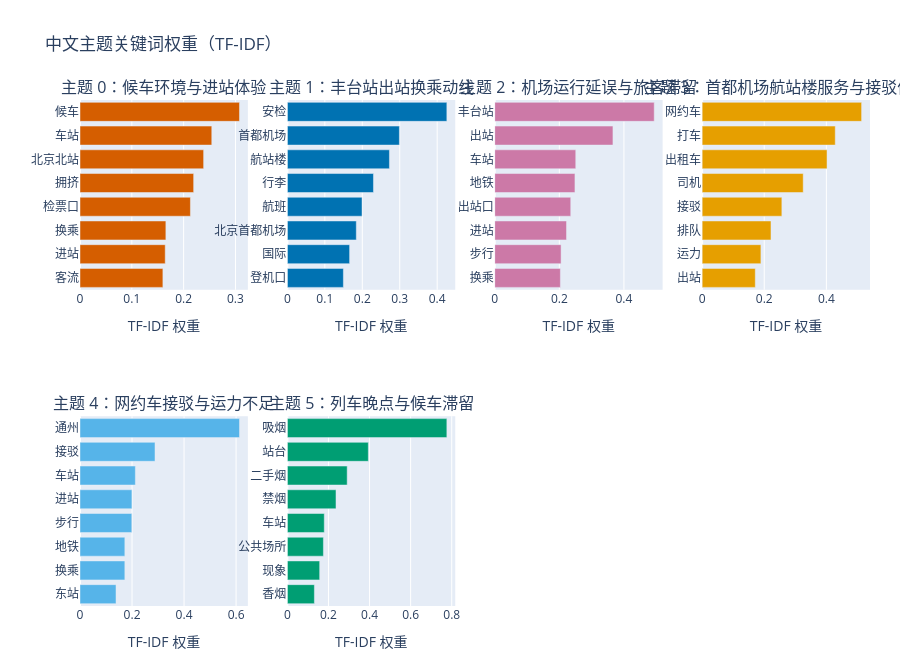

The cell this chart's notebook holds for it:
### Code cell
titles = [f"主题 {topic_id}：{topic_title(topic_id)}" for topic_id in topic_ids]
fig = make_subplots(rows=n_rows, cols=n_cols, subplot_titles=titles)

for index, (topic_id, row) in enumerate(zip(topic_ids, label_matrix.toarray())):
    add_topic_keyword_bar(fig, index, topic_id, row)

fig.update_layout(
    title="中文主题关键词权重（TF-IDF）",
    height=max(450, 330 * n_rows),
    margin={"l": 80, "r": 30, "t": 100, "b": 40},
)
fig.update_xaxes(title_text="TF-IDF 权重")
fig.show()

### Figure 1 — Plotly figure (JSON) as saved in the notebook; plotly's stock layout.template omitted (floating-point values rounded to 4 significant figures)
{"data": [{"marker": {"color": "#D55E00"}, "orientation": "h", "showlegend": false, "type": "bar", "x": [0.16, 0.1645, 0.1657, 0.2131, 0.2193, 0.2386, 0.2543, 0.3078], "xaxis": "x", "y": ["客流", "进站", "换乘", "检票口", "拥挤", "北京北站", "车站", "候车"], "yaxis": "y"}, {"marker": {"color": "#0072B2"}, "orientation": "h", "showlegend": false, "type": "bar", "x": [0.1495, 0.1661, 0.184, 0.1994, 0.2298, 0.2725, 0.2991, 0.4258], "xaxis": "x2", "y": ["登机口", "国际", "北京首都机场", "航班", "行李", "航站楼", "首都机场", "安检"], "yaxis": "y2"}, {"marker": {"color": "#CC79A7"}, "orientation": "h", "showlegend": false, "type": "bar", "x": [0.2032, 0.2054, 0.2222, 0.2353, 0.2484, 0.2509, 0.366, 0.4938], "xaxis": "x3", "y": ["换乘", "步行", "进站", "出站口", "地铁", "车站", "出站", "丰台站"], "yaxis": "y3"}, {"marker": {"color": "#E69F00"}, "orientation": "h", "showlegend": false, "type": "bar", "x": [0.1712, 0.1893, 0.2217, 0.2567, 0.3255, 0.4022, 0.4286, 0.5135], "xaxis": "x4", "y": ["出站", "运力", "排队", "接驳", "司机", "出租车", "打车", "网约车"], "yaxis": "y4"}, {"marker": {"color": "#56B4E9"}, "orientation": "h", "showlegend": false, "type": "bar", "x": [0.1385, 0.1724, 0.1724, 0.1991, 0.1996, 0.2128, 0.2883, 0.6131], "xaxis": "x5", "y": ["东站", "换乘", "地铁", "步行", "进站", "车站", "接驳", "通州"], "yaxis": "y5"}, {"marker": {"color": "#009E73"}, "orientation": "h", "showlegend": false, "type": "bar", "x": [0.1315, 0.1572, 0.1753, 0.1796, 0.2367, 0.2911, 0.3941, 0.7763], "xaxis": "x6", "y": ["香烟", "现象", "公共场所", "车站", "禁烟", "二手烟", "站台", "吸烟"], "yaxis": "y6"}], "layout": {"annotations": [{"font": {"size": 16}, "showarrow": false, "text": "主题 0：候车环境与进站体验", "x": 0.1062, "xanchor": "center", "xref": "paper", "y": 1, "yanchor": "bottom", "yref": "paper"}, {"font": {"size": 16}, "showarrow": false, "text": "主题 1：丰台站出站换乘动线", "x": 0.3688, "xanchor": "center", "xref": "paper", "y": 1, "yanchor": "bottom", "yref": "paper"}, {"font": {"size": 16}, "showarrow": false, "text": "主题 2：机场运行延误与旅客滞留", "x": 0.6313, "xanchor": "center", "xref": "paper", "y": 1, "yanchor": "bottom", "yref": "paper"}, {"font": {"size": 16}, "showarrow": false, "text": "主题 3：首都机场航站楼服务与接驳体验", "x": 0.8938, "xanchor": "center", "xref": "paper", "y": 1, "yanchor": "bottom", "yref": "paper"}, {"font": {"size": 16}, "showarrow": false, "text": "主题 4：网约车接驳与运力不足", "x": 0.1062, "xanchor": "center", "xref": "paper", "y": 0.375, "yanchor": "bottom", "yref": "paper"}, {"font": {"size": 16}, "showarrow": false, "text": "主题 5：列车晚点与候车滞留", "x": 0.3688, "xanchor": "center", "xref": "paper", "y": 0.375, "yanchor": "bottom", "yref": "paper"}], "height": 660, "margin": {"b": 40, "l": 80, "r": 30, "t": 100}, "title": {"text": "中文主题关键词权重（TF-IDF）"}, "xaxis": {"anchor": "y", "domain": [0, 0.2125], "title": {"text": "TF-IDF 权重"}}, "xaxis2": {"anchor": "y2", "domain": [0.2625, 0.475], "title": {"text": "TF-IDF 权重"}}, "xaxis3": {"anchor": "y3", "domain": [0.525, 0.7375], "title": {"text": "TF-IDF 权重"}}, "xaxis4": {"anchor": "y4", "domain": [0.7875, 1], "title": {"text": "TF-IDF 权重"}}, "xaxis5": {"anchor": "y5", "domain": [0, 0.2125], "title": {"text": "TF-IDF 权重"}}, "xaxis6": {"anchor": "y6", "domain": [0.2625, 0.475], "title": {"text": "TF-IDF 权重"}}, "xaxis7": {"anchor": "y7", "domain": [0.525, 0.7375], "title": {"text": "TF-IDF 权重"}}, "xaxis8": {"anchor": "y8", "domain": [0.7875, 1], "title": {"text": "TF-IDF 权重"}}, "yaxis": {"anchor": "x", "domain": [0.625, 1]}, "yaxis2": {"anchor": "x2", "domain": [0.625, 1]}, "yaxis3": {"anchor": "x3", "domain": [0.625, 1]}, "yaxis4": {"anchor": "x4", "domain": [0.625, 1]}, "yaxis5": {"anchor": "x5", "domain": [0, 0.375]}, "yaxis6": {"anchor": "x6", "domain": [0, 0.375]}, "yaxis7": {"anchor": "x7", "domain": [0, 0.375]}, "yaxis8": {"anchor": "x8", "domain": [0, 0.375]}}}
